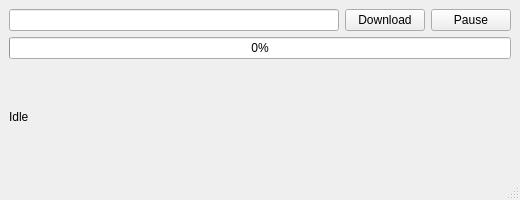
<?xml version="1.0" encoding="UTF-8"?>
<ui version="4.0">
 <class>MainWindow</class>
 <widget class="QMainWindow" name="MainWindow">
  <property name="geometry">
   <rect>
    <x>0</x>
    <y>0</y>
    <width>520</width>
    <height>200</height>
   </rect>
  </property>
  <property name="windowTitle">
   <string>Downman</string>
  </property>
  <widget class="QWidget" name="centralwidget">
   <layout class="QVBoxLayout" name="verticalLayout" stretch="0,0,0,0">
    <item>
     <layout class="QHBoxLayout" name="inputLayout">
      <item>
       <widget class="QLineEdit" name="downloadInput">
        <property name="placeholderText">
         <string/>
        </property>
       </widget>
      </item>
      <item>
       <widget class="QPushButton" name="buttonDownload">
        <property name="text">
         <string>Download</string>
        </property>
       </widget>
      </item>
      <item>
       <widget class="QPushButton" name="pauseResumeButton">
        <property name="text">
         <string>Pause</string>
        </property>
       </widget>
      </item>
     </layout>
    </item>
    <item>
     <widget class="QProgressBar" name="progressBar">
      <property name="value">
       <number>0</number>
      </property>
     </widget>
    </item>
    <item>
     <widget class="QLabel" name="statusLabel">
      <property name="text">
       <string>Idle</string>
      </property>
     </widget>
    </item>
   </layout>
  </widget>
  <widget class="QMenuBar" name="menubar">
   <property name="geometry">
    <rect>
     <x>0</x>
     <y>0</y>
     <width>520</width>
     <height>22</height>
    </rect>
   </property>
  </widget>
  <widget class="QStatusBar" name="statusbar"/>
 </widget>
 <resources/>
 <connections/>
</ui>
